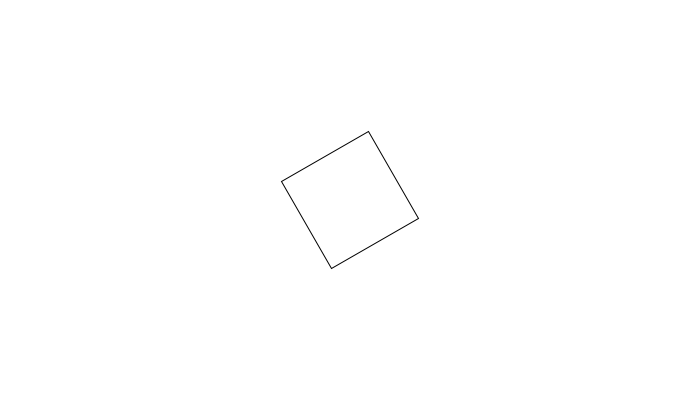
Frame 1 (no input)
Frame 60 (the mouse pressed at the canvas centre just before this capture): identical to frame 1, image omitted
Frame 120 (the mouse held since frame 60 and released just before this capture): identical to frame 1, image omitted

The Processing sketch that drew this single still picture (run headless with seeded random() and noise(); from frame 60 on, the mouse is pressed at the canvas centre):

// Processing sketch: processing_33949
// ── processing_33949.pde

float rot = PI/3;
int x = 100;
int y = 100;

void setup() {
  size(700, 400);
  background(255);
  //  stroke(6);

  /*
  rect(325,175,50,50);
   
   pushMatrix();
   translate(325,175);
   rotate(radians(45));
   fill(0);
   rect(325,175,50,50);
   popMatrix();
   */
}

void draw() {
  pushMatrix();
  background(255);
  translate(width/2, height/2);
  rotate(rot);
  rect(-x/2, -y/2, x, y);
  popMatrix();

}

void mouseClicked() {
  if(rot<50){
  rot = rot + 0.01;
}
}
